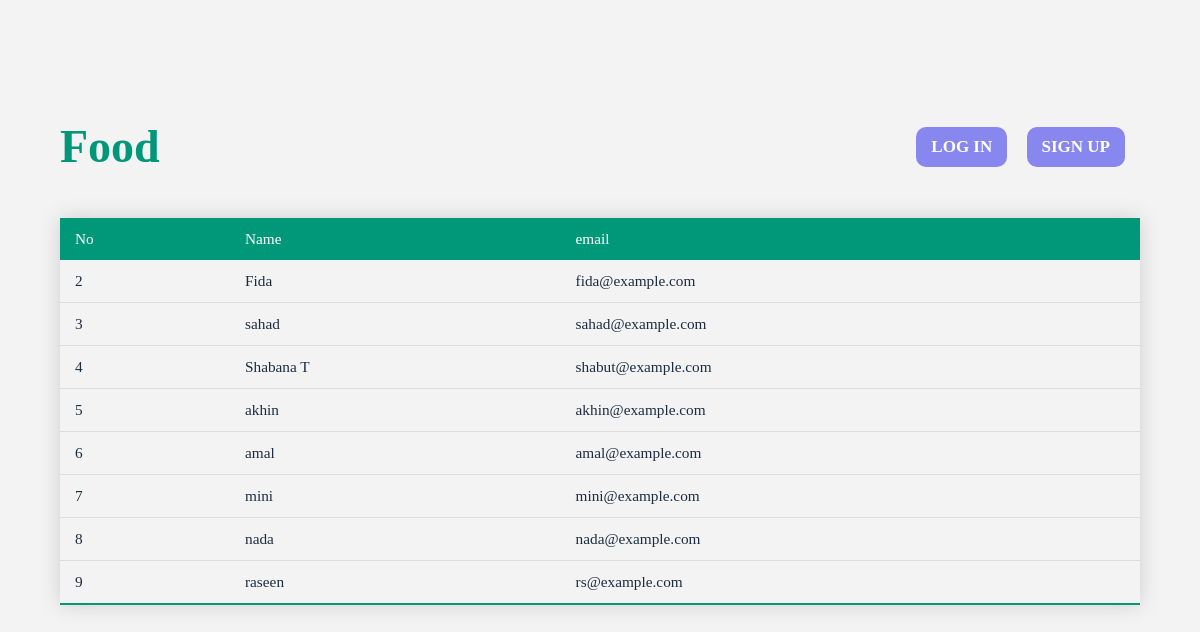
Before: / with the older database file.
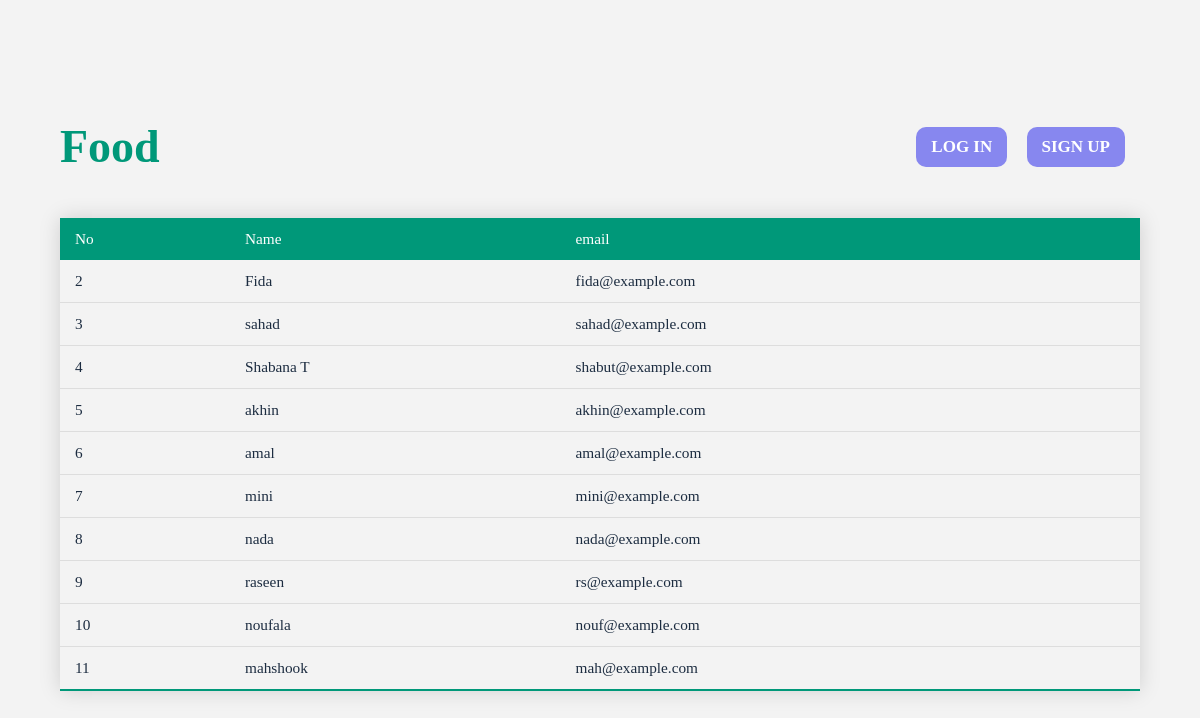
After: the same page with the newer database file.
### users/models.py (models this page shows)
class Student(models.Model):
    number = models.IntegerField()
    full_name = models.CharField(max_length=255)
    phone = models.IntegerField()
    email = models.EmailField()
    password = models.CharField(max_length=255)
    user =models.OneToOneField("auth.User",on_delete=models.CASCADE)
    food = models.ManyToManyField("food.Food")
    def __str__(self):
        return self.full_name

### web/views.py (the view)
# urls.py: path('', views.index, name = 'index'),
def index(request):
    students=Student.objects.all()
    print(students)
    context={
        "students":students,
        "title": "customers",
    }
    return render(request, 'index.html',context=context)

### template/index.html (shortened to what this page needs)
<!DOCTYPE html>
<html lang="en">
<head>
    {% load static %}
    <link rel="stylesheet" href="{% static 'css/style.css' %}">
</head>
<body>
    <section id="main">
        <section class="wrapper">
            <div class="top">
                <a href=""><h1>Food </h1></a>
                <div class="button">
                    <a href="{% url 'users:login' %}" class="button">LOG IN</a>
                    <a href="{% url 'users:sign' %}" class="button">SIGN UP</a>
                </div>
            </div>
            <table class="styled-table">
                <thead>
                    <tr>
                        <th>No</th>
                        <th>Name</th>
                        <th>email</th>
                    </tr>
                </thead>
                <tbody>
                    {% for student in students %}
                    <tr>
                        <td>{{student.number}}</td>
                        <td>{{student.full_name}}</td>
                        <td>{{student.email}}</td>
                    </tr>
                    {% endfor %}
                </tbody>
            </table>
        </section>
</section>
</body>
</html>

Changed rows visible on the page:
added Student: number "10", full_name "noufala", email "nouf@example.com"
added Student: number "11", full_name "mahshook", email "mah@example.com"
